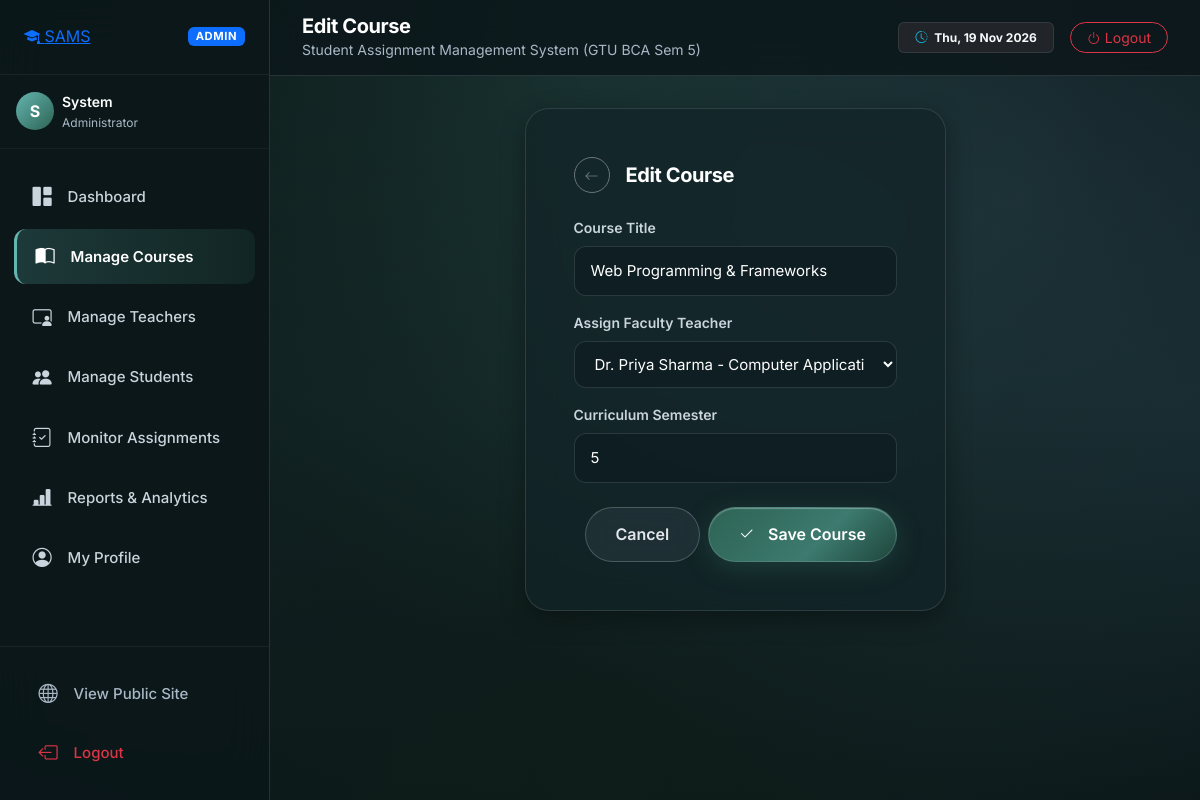
The app's page /admin-panel/courses/edit/1/ (signed in) with its own data.
### sams_app/models.py (models this page shows, shortened)
class Course(models.Model):
    course_id = models.AutoField(primary_key=True)
    course_name = models.CharField(max_length=50)
    teacher_id = models.ForeignKey(Teacher, on_delete=models.CASCADE, db_column='teacher_id', related_name='courses', db_index=True)
    semester = models.IntegerField()
    class Meta:
        db_table = 'course'
        verbose_name = 'Course'
        verbose_name_plural = 'Courses'

class Teacher(models.Model):
    teacher_id = models.AutoField(primary_key=True)
    teacher_name = models.CharField(max_length=50)
    teacher_email = models.CharField(max_length=50, unique=True)
    department = models.CharField(max_length=50)
    teacher_password = models.CharField(max_length=100)
    user = models.OneToOneField(User, on_delete=models.CASCADE, related_name='teacher_profile', null=True, blank=True)
    class Meta:
        db_table = 'teacher'
        verbose_name = 'Teacher'
        verbose_name_plural = 'Teachers'
    def __str__(self):
        return f"{self.teacher_name} - {self.department}"

### sams_app/views.py (the view)
# urls.py: path('admin-panel/courses/edit/<int:course_id>/', views.admin_course_edit, name='admin_course_edit'),
@admin_required
def admin_course_edit(request, course_id):
    course = get_object_or_404(Course, course_id=course_id)
    if request.method == 'POST':
        form = CourseForm(request.POST, instance=course)
        if form.is_valid():
            form.save()
            messages.success(request, f"Course '{course.course_name}' updated.")
            return redirect('admin_courses')
    else:
        form = CourseForm(instance=course)
    return render(request, 'admin_panel/course_form.html', {'form': form, 'course': course, 'title': 'Edit Course'})

### sams_app/forms.py
class CourseForm(forms.ModelForm):
    class Meta:
        model = Course
        fields = ['course_name', 'teacher_id', 'semester']
        widgets = {
            'course_name': forms.TextInput(attrs={'class': 'form-control-cosmic', 'placeholder': 'Course Name', 'required': True}),
            'teacher_id': forms.Select(attrs={'class': 'form-control-cosmic', 'required': True}),
            'semester': forms.NumberInput(attrs={'class': 'form-control-cosmic', 'min': 1, 'max': 8, 'required': True}),
        }

### sams_app/context_processors.py (called while the page is built, shortened)
def sams_context(request):
    ctx = {
        'APP_NAME': 'Student Assignment Management System',
        'APP_SHORT': 'SAMS',
        'TAGLINE': 'Submit Smart. Grade Faster.',
        'user_role': None,
        'user_profile': None,
        'pending_reviews_count': 0,
        'upcoming_deadlines_count': 0,
    }
    if not request.user.is_authenticated:
        return ctx
    user = request.user
    if hasattr(user, 'admin_profile') or user.is_superuser:
        ctx['user_role'] = 'admin'
        try:
            ctx['user_profile'] = user.admin_profile
        except Exception:
            ctx['user_profile'] = None
    return ctx

### templates/admin_panel/course_form.html (shortened to what this page needs)
{% extends 'app_base.html' %}
{% load static %}
{% block page_title %}{{ title }}{% endblock %}
{% block content %}
<div class="row justify-content-center">
  <div class="col-lg-6 col-md-8">
    <div class="glass-card p-4 p-md-5">
      <div class="d-flex align-items-center gap-3 mb-4">
        <a href="{% url 'admin_courses' %}" class="btn btn-sm btn-outline-secondary rounded-circle" style="width: 36px; height: 36px; display: inline-flex; align-items: center; justify-content: center;">
          <i class="bi bi-arrow-left"></i>
        </a>
        <h3 class="h5 fw-bold text-white mb-0">{{ title }}</h3>
      </div>
      <form method="POST">
        <div class="mb-3">
          <label class="form-label-cosmic">Course Title</label>
          {{ form.course_name }}
        </div>
        <div class="mb-3">
          <label class="form-label-cosmic">Assign Faculty Teacher</label>
          {{ form.teacher_id }}
        </div>
        <div class="mb-4">
          <label class="form-label-cosmic">Curriculum Semester</label>
          {{ form.semester }}
        </div>
        <div class="d-flex justify-content-end gap-2">
          <a href="{% url 'admin_courses' %}" class="btn-cosmic-glass">Cancel</a>
          <button type="submit" class="btn-cosmic-primary">
            <i class="bi bi-check2 me-1"></i>Save Course
          </button>
        </div>
      </form>
    </div>
  </div>
</div>
{% endblock %}

### templates/app_base.html (shortened to what this page needs)
{% load static %}
<!DOCTYPE html>
<html lang="en">
<head>
  <link href="https://cdn.jsdelivr.net/npm/bootstrap@5.3.3/dist/css/bootstrap.min.css" rel="stylesheet">
  <link rel="stylesheet" href="https://cdn.jsdelivr.net/npm/bootstrap-icons@1.11.3/font/bootstrap-icons.min.css">
  <link rel="stylesheet" href="{% static 'css/design-tokens.css' %}">
  <link rel="stylesheet" href="{% static 'css/theme.css' %}">
</head>
<body>
  <div class="app-layout">
    <aside class="app-sidebar">
      <div class="sidebar-header d-flex align-items-center justify-content-between">
        <a href="{% url 'home' %}" class="brand-pill">
          <span class="brand-icon"><i class="bi bi-mortarboard-fill"></i></span>
          <span>SAMS</span>
        </a>
        <span class="badge {% if user_role == 'admin' %}bg-primary{% elif user_role == 'teacher' %}bg-warning text-dark{% else %}bg-success{% endif %} text-uppercase px-2 py-1" style="font-size: 0.7rem; letter-spacing: 0.05em;">
          {{ user_role|default:"User" }}
        </span>
      </div>
      <div class="p-3 border-bottom border-secondary border-opacity-10">
        <div class="d-flex align-items-center gap-2">
          <div class="rounded-circle d-flex align-items-center justify-content-center text-white fw-bold" style="width: 38px; height: 38px; background: linear-gradient(135deg, var(--color-cyan-glow), var(--color-cosmic-700)); font-size: 1rem;">
            {{ user.first_name|default:user.username|slice:":1"|upper }}
          </div>
          <div class="overflow-hidden">
            <div class="text-white fw-semibold text-truncate small">{{ user.first_name|default:user.username }}</div>
            <div class="text-muted-cosmic text-truncate" style="font-size: 0.75rem;">
              {% if user_role == 'student' %}
                Roll No: {{ user_profile.roll_no }} (Sem {{ user_profile.semester }})
              {% elif user_role == 'teacher' %}
                {{ user_profile.department }}
              {% elif user_role == 'admin' %}
                Administrator
              {% endif %}
            </div>
          </div>
        </div>
      </div>
      <ul class="sidebar-nav">
        {% if user_role == 'admin' %}
          <li>
            <a href="{% url 'admin_dashboard' %}" class="sidebar-link {% if request.resolver_match.url_name == 'admin_dashboard' %}active{% endif %}">
              <i class="bi bi-grid-1x2-fill"></i>
              <span>Dashboard</span>
            </a>
          </li>
          <li>
            <a href="{% url 'admin_courses' %}" class="sidebar-link {% if 'courses' in request.path %}active{% endif %}">
              <i class="bi bi-book-half"></i>
              <span>Manage Courses</span>
            </a>
          </li>
          <li>
            <a href="{% url 'admin_teachers' %}" class="sidebar-link {% if 'teachers' in request.path %}active{% endif %}">
              <i class="bi bi-person-video3"></i>
              <span>Manage Teachers</span>
            </a>
          </li>
          <li>
            <a href="{% url 'admin_students' %}" class="sidebar-link {% if 'students' in request.path %}active{% endif %}">
              <i class="bi bi-people-fill"></i>
              <span>Manage Students</span>
            </a>
          </li>
          <li>
            <a href="{% url 'admin_assignments' %}" class="sidebar-link {% if request.resolver_match.url_name == 'admin_assignments' %}active{% endif %}">
              <i class="bi bi-journal-check"></i>
              <span>Monitor Assignments</span>
            </a>
          </li>
          <li>
            <a href="{% url 'admin_reports' %}" class="sidebar-link {% if request.resolver_match.url_name == 'admin_reports' %}active{% endif %}">
              <i class="bi bi-bar-chart-line-fill"></i>
              <span>Reports & Analytics</span>
            </a>
          </li>
          <li>
            <a href="{% url 'admin_profile' %}" class="sidebar-link {% if request.resolver_match.url_name == 'admin_profile' %}active{% endif %}">
              <i class="bi bi-person-circle"></i>
              <span>My Profile</span>
            </a>
          </li>
        {% endif %}
      </ul>
      <div class="sidebar-footer">
        <a href="{% url 'home' %}" class="sidebar-link text-muted-cosmic mb-1" target="_blank">
          <i class="bi bi-globe"></i>
          <span>View Public Site</span>
        </a>
        <a href="{% url 'logout' %}" class="sidebar-link text-danger">
          <i class="bi bi-box-arrow-left"></i>
          <span>Logout</span>
        </a>
      </div>
    </aside>
    <div class="app-main">
      <header class="app-topbar">
        <div class="d-flex align-items-center gap-3">
          <div>
            <h4 class="mb-0 fw-bold fs-5 text-white">{% block page_title %}{{ title|default:"Dashboard" }}{% endblock %}</h4>
            <div class="small text-muted-cosmic d-none d-sm-block">Student Assignment Management System (GTU BCA Sem 5)</div>
          </div>
        </div>
        <div class="d-flex align-items-center gap-3">
          <span class="badge bg-dark border border-secondary border-opacity-25 py-2 px-3 text-light d-none d-md-inline-block">
            <i class="bi bi-clock-history me-1 text-info"></i> {% now "D, d M Y" %}
          </span>
          <a href="{% url 'logout' %}" class="btn btn-sm btn-outline-danger rounded-pill px-3">
            <i class="bi bi-power me-1"></i>Logout
          </a>
        </div>
      </header>
      <div class="app-content">
        {% block content %}{% endblock %}
      </div>
    </div>
  </div>
</body>
</html>

### static/css/design-tokens.css (style rules this page uses)
:root { --color-nordic-deep: #0b171a; --color-nordic-dark: #122428; --color-nordic-surface: #183035; --color-nordic-elevated: #1f3a40; --color-pine-900: #0e1d19; --color-pine-700: #1b3b32; --color-pine-500: #2d6354; --color-pine-400: #3a7d6b; --color-mist-teal: #3d7a6f; --color-frost-cyan: #64b5b0; --color-water-slate: #2b444c; --color-mist-fog: #a9b8c6; --color-mist-sky: #e3e7ed; --color-ripple-glow: #bcc8d4; --color-boat-wood: #ebd9d4; --color-boat-wood-dark: #c4ac9e; --color-boat-hull: #101e28; --color-cosmic-950: #0b171a; --color-cosmic-900: #122428; --color-cosmic-800: #183035; --color-cosmic-700: #2d6354; --color-cosmic-600: #3d7a6f; --color-cyan-glow: #64b5b0; --color-coral-500: #d4a373; --color-peach-300: #ebd9d4; --color-grass-900: #0e1d19; --color-grass-700: #1b3b32; --color-grass-600: #2d6354; --color-grass-400: #64b5b0; --color-amber-500: #d4a373; --color-star-white: #e3e7ed; --color-star-ice: #a9b8c6; --color-slate-900: #0b171a; --color-slate-800: #122428; --color-slate-700: #2b444c; --color-slate-400: #a9b8c6; --color-slate-200: #cad4dc; --color-slate-100: #e3e7ed; --color-glass-card: rgba(18, 36, 40, 0.74); --color-glass-card-hover: rgba(27, 52, 58, 0.85); --color-glass-border: rgba(188, 200, 212, 0.16); --color-glass-border-hover: rgba(100, 181, 176, 0.45); --color-glass-input: rgba(14, 29, 32, 0.75); --color-glass-nav: rgba(11, 23, 26, 0.85); --color-status-pending: #d4a373; --color-status-pending-bg: rgba(212, 163, 115, 0.16); --color-status-pending-border: rgba(212, 163, 115, 0.35); --color-status-submitted: #4a9ea8; --color-status-submitted-bg: rgba(74, 158, 168, 0.16); --color-status-submitted-border: rgba(74, 158, 168, 0.35); --color-status-late: #d96b6b; --color-status-late-bg: rgba(217, 107, 107, 0.16); --color-status-late-border: rgba(217, 107, 107, 0.35); --color-status-evaluated: #38a37a; --color-status-evaluated-bg: rgba(56, 163, 122, 0.16); --color-status-evaluated-border: rgba(56, 163, 122, 0.35); --color-status-returned: #6a8eae; --color-status-returned-bg: rgba(106, 142, 174, 0.16); --color-status-returned-border: rgba(106, 142, 174, 0.35); --font-primary: 'Inter', system-ui, -apple-system, BlinkMacSystemFont, "Segoe UI", Roboto, sans-serif; --font-display: 'Inter', system-ui, -apple-system, sans-serif; --font-size-xs: 0.75rem; --font-size-sm: 0.875rem; --font-size-base: 1rem; --font-size-lg: 1.125rem; --font-size-xl: 1.25rem; --font-size-2xl: 1.5rem; --font-size-3xl: 1.875rem; --font-size-4xl: 2.25rem; --font-size-5xl: 3rem; --font-size-hero: clamp(2.25rem, 5.5vw, 4.0rem); --radius-xs: 4px; --radius-sm: 8px; --radius-md: 12px; --radius-lg: 16px; --radius-xl: 24px; --radius-2xl: 32px; --radius-full: 9999px; --shadow-sm: 0 2px 8px rgba(0, 0, 0, 0.25); --shadow-md: 0 8px 24px rgba(0, 0, 0, 0.35); --shadow-lg: 0 16px 40px rgba(0, 0, 0, 0.45); --shadow-xl: 0 24px 60px rgba(0, 0, 0, 0.55); --shadow-glow: 0 0 32px rgba(100, 181, 176, 0.25); --shadow-glow-warm: 0 0 32px rgba(212, 163, 115, 0.25); --space-1: 0.25rem; --space-2: 0.5rem; --space-3: 0.75rem; --space-4: 1rem; --space-5: 1.25rem; --space-6: 1.5rem; --space-8: 2rem; --space-10: 2.5rem; --space-12: 3rem; --space-16: 4rem; --space-20: 5rem; --space-24: 6rem; --ease-smooth: cubic-bezier(0.16, 1, 0.3, 1); --ease-bounce: cubic-bezier(0.34, 1.56, 0.64, 1); --ease-ripple: cubic-bezier(0.25, 0.8, 0.25, 1); --dur-fast: 150ms; --dur-base: 300ms; --dur-slow: 600ms; --dur-ripple: 4500ms; --dur-float: 6000ms; }

### records on screen
Course: course_name "Web Programming & Frameworks", semester "5"
Teacher: teacher_id "Dr. Priya Sharma - Computer Applications (BCA)"

### other values on screen
{{ user_role|default:"User" }} "ADMIN"
{{ user.first_name|default:user.username|slice:":1"|upper }} "S"
{{ user.first_name|default:user.username }} "System"
{{ title }} "Edit Course"
